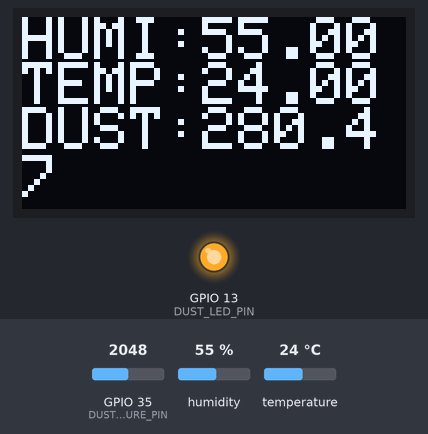
Bench run of a sketch on a simulated ESP32. Parts: 128×64 one-colour display, output pins drawn as LEDs (lit = HIGH). The inputs (shaded band) are chosen by the test bench; at power-on: humidity 55 %, GPIO 35 (DUST_MEASURE_PIN) = 2048, temperature 24 °C. WiFi joins after 1.5 s; servers stay silent unless stated.

Above: at 3.0 s.
3.1 s: humidity set to 22 %
At 6.5 s:
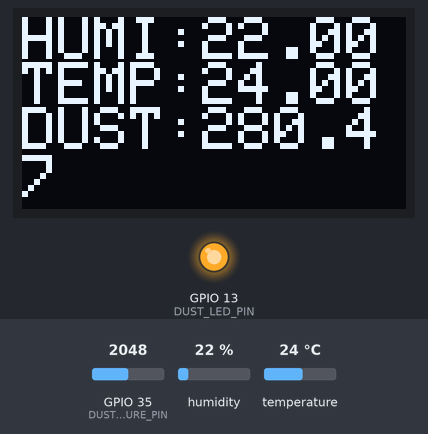
7.3 s: GPIO 35 (DUST_MEASURE_PIN) set to 2866
At 8.3 s:
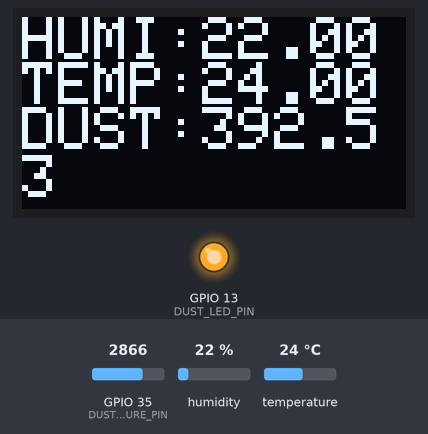
9.3 s: temperature set to 12 °C
At 12.2 s:
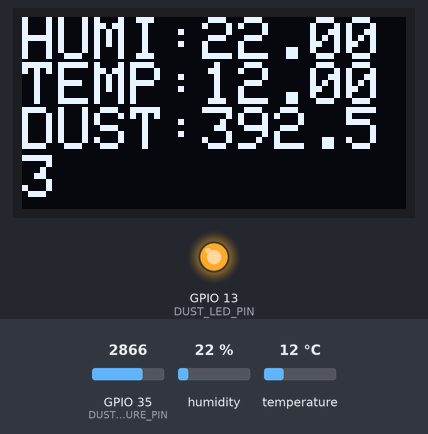
13.3 s: GPIO 35 (DUST_MEASURE_PIN) set to 3603
At 15.0 s:
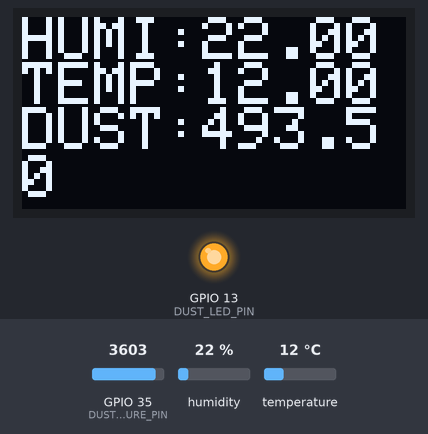
15.3 s: humidity set to 40 %
At 19.0 s:
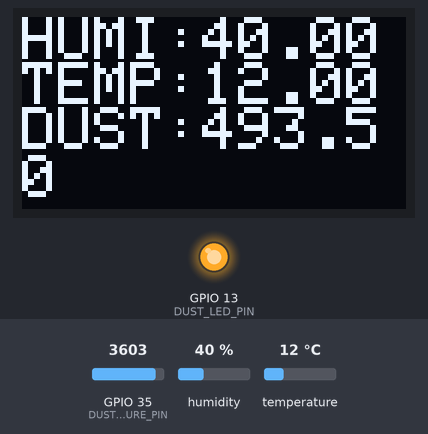
19.3 s: GPIO 35 (DUST_MEASURE_PIN) set to 4095
At 21.1 s:
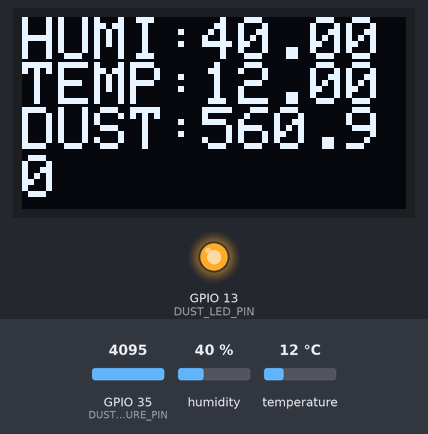
Timing chart, 0 to 22.3 s (numbered marks = the images above; inputs shaded):
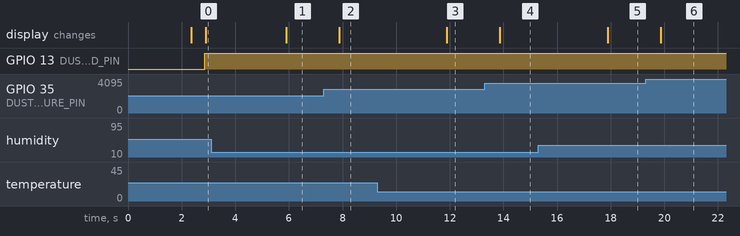

The sketch:

02_SMARTCITY_WEATHER_TOWER.ino
```cpp
#define BLYNK_PRINT Serial

#define BLYNK_TEMPLATE_ID "TMPLdbqVFzI7"
#define BLYNK_DEVICE_NAME "Quickstart Template"
#define BLYNK_AUTH_TOKEN "nlSZTq9JuG-sI5-qmhxIsTkXEheM42oQ"

#include <WiFi.h>
#include <WiFiClient.h>
#include <BlynkSimpleEsp32.h>
#include <DHT.h>
#include <Wire.h>
#include <Adafruit_GFX.h>
#include <Adafruit_SSD1306.h>

char auth[] = BLYNK_AUTH_TOKEN;
char ssid[] = "KT_GiGA_2G_makeitnow";
char pass[] = "makeitnow1";

#define DHTPIN 14
#define DHTTYPE DHT11

#define DUST_LED_PIN 13
#define DUST_MEASURE_PIN 35

#define SCREEN_WIDTH 128 // OLED display width, in pixels
#define SCREEN_HEIGHT 64 // OLED display height, in pixels
#define OLED_RESET     4
#define SCREEN_ADDRESS 0x3C

BlynkTimer timer;
DHT dht(DHTPIN, DHTTYPE);
Adafruit_SSD1306 display(SCREEN_WIDTH, SCREEN_HEIGHT, &Wire, OLED_RESET);

int voMeasured;
float calcVoltage, dustDensity, temp, humidity;

void dht11Event()
{
  temp = dht.readTemperature();
  humidity = dht.readHumidity();
  Blynk.virtualWrite(V7, temp);
  Blynk.virtualWrite(V8, humidity);
}

void dustEvent(){
  digitalWrite(DUST_LED_PIN, LOW);
  delayMicroseconds(280);
  voMeasured = analogRead(DUST_MEASURE_PIN);
  delayMicroseconds(40);
  digitalWrite(DUST_LED_PIN, HIGH);
  delayMicroseconds(9680);
  calcVoltage = voMeasured * (3.3 / 4095);
  dustDensity = 170 * calcVoltage - 0.1;
  Blynk.virtualWrite(V9, dustDensity);
}

void displayOLED(){
  display.clearDisplay();
  display.setCursor(0,0);
  display.print("HUMI:");
  display.print(humidity);
  display.setCursor(0,15);
  display.print("TEMP:");
  display.print(temp);
  display.setCursor(0,30);
  display.print("DUST:");
  display.print(dustDensity);
  display.display();
}


void setup()
{
  Serial.begin(9600);
  if(!display.begin(SSD1306_SWITCHCAPVCC, SCREEN_ADDRESS)) {
    Serial.println(F("SSD1306 allocation failed"));
    for(;;); // Don't proceed, loop forever
  }
  dht.begin();
  pinMode(DUST_LED_PIN, OUTPUT);
  Blynk.begin(auth, ssid, pass);
  timer.setInterval(1000L, dht11Event);
  timer.setInterval(1000L, dustEvent);
  timer.setInterval(500L, displayOLED);

  display.setTextSize(2);
  display.setTextColor(WHITE,0);
}

void loop()
{
  Blynk.run();
  timer.run();
}
```

Measured:
- after the input at 3.1 s, the display: changes after 2.8 s (image 1)
- after the input at 7.3 s, the display: changes after 0.57 s (image 2)
- after the input at 9.3 s, the display: changes after 2.6 s (image 3)
- after the input at 13.3 s, the display: changes after 0.57 s (image 4)
- after the input at 15.3 s, the display: changes after 2.6 s (image 5)
- after the input at 19.3 s, the display: changes after 0.57 s (image 6)
